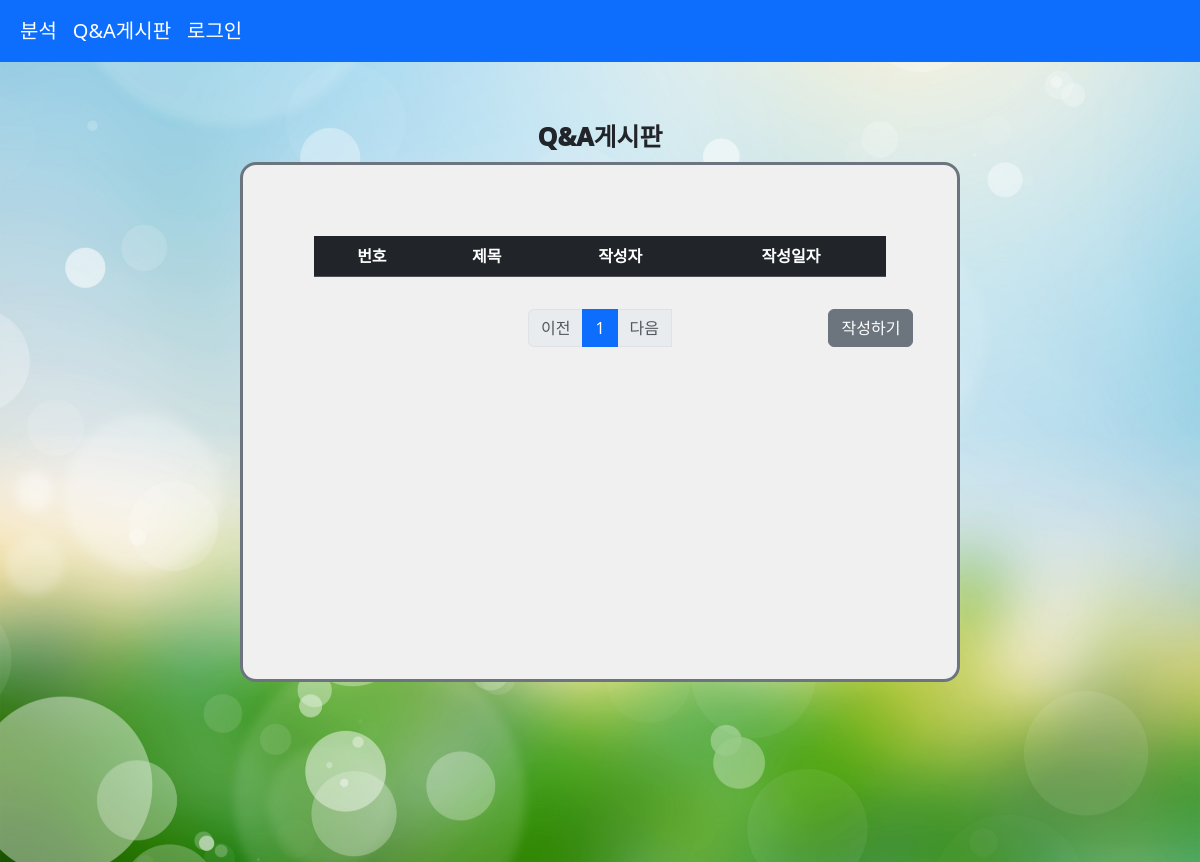
The app's page /board/index/, older data.
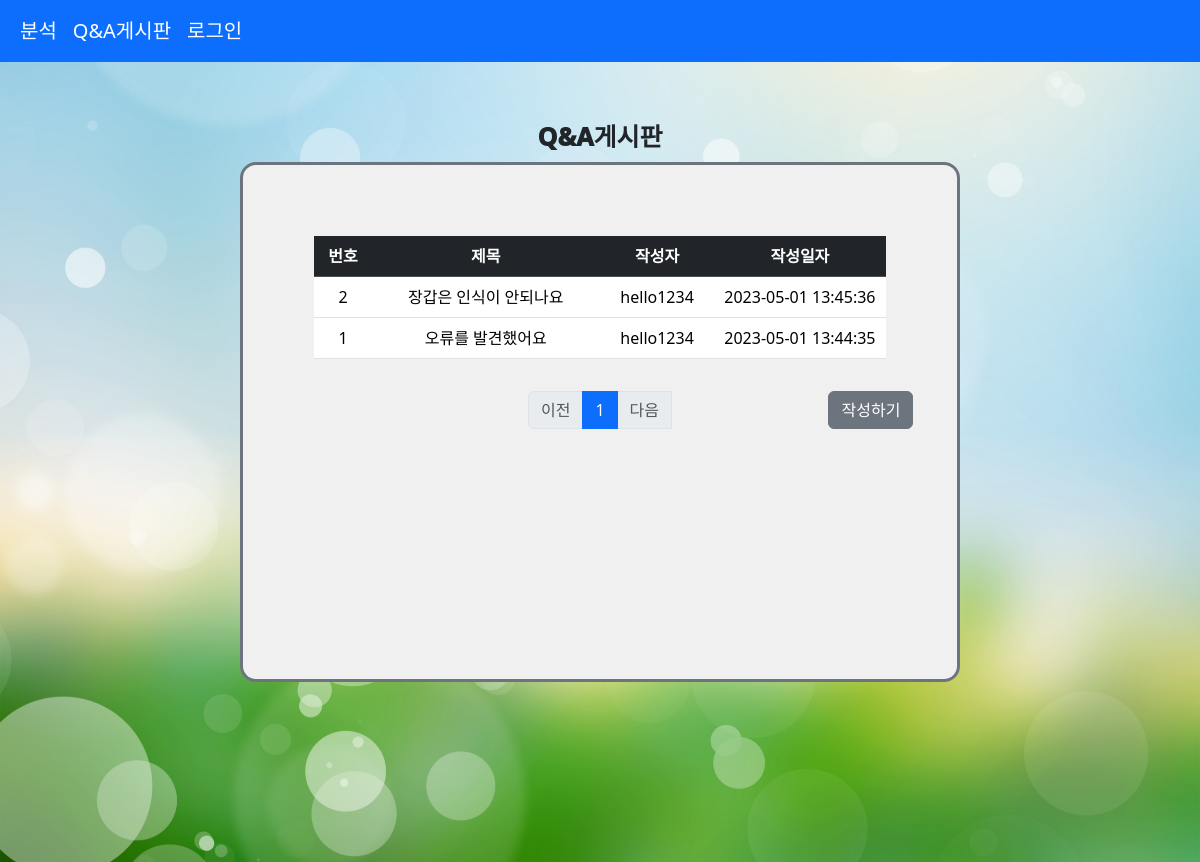
The same page, newer data.
### board/models.py (models this page shows)
class Board(models.Model):
    qna_title = models.CharField(max_length=300,null=False)
    qna_date = models.DateTimeField(auto_now_add=True,null=False)
    user_id = models.CharField(max_length=15,null=False)
    qna_content = models.CharField(max_length=3000,null=False)

### board/views.py (the view)
# urls.py: path('index/', views.index,name='index'),
@require_safe
def index(request):
    board_list = Board.objects.all().order_by('-id') # 게시글 id 내림차순으로 정렬
    page = request.GET.get('page','1') # url주소로부터 게시물 페이징 정보를 받아옴, 호출 없으면 default 1
    paginator = Paginator(board_list,'7') # 7개 게시물 = 1개 페이지로 처리
    context = {
        'page_obj':paginator.page(page) # paging정보를 context로 전달
    }
    return render(request, 'board/index.html', context)

### board/templates/board/index.html (shortened to what this page needs)
{% extends 'base_main.html' %}
{% load static %}
{% block content %}
    <link rel="stylesheet"
          type="text/css"
          href="{% static 'css/board/index.css' %}">
    <div class="index_outer background">
        <p class="index_label">Q&A게시판</p>
        <div class="border border-3 border-secondary rounded-4 index_inner_1">
            <div class="index_inner_2" >
                <table class="table">
                    <thead class="table-dark">
                        <tr>
                            <th>번호</th>
                            <th>제목</th>
                            <th>작성자</th>
                            <th>작성일자</th>
                        </tr>
                    </thead>
                    {% for board in page_obj %}
                        <tbody>
                            <tr style='cursor:pointer; background-color:white;'
                                onmouseover="this.style.background='gray'"
                                onmouseout="this.style.background='white'"
                                onclick="location.href='{% url 'board:detail' board.pk %}'">
                                <td style="width:10%">{{ board.pk }}</td>
                                <td style="width:40%">{{ board.qna_title }}</td>
                                <td style="width:20%">{{ board.user_id }}</td>
                                <td style="width:30%">{{ board.qna_date|date:'Y-m-d H:i:s' }}</td>
                            </tr>
                        </tbody>
                    {% endfor %}
                </table>
                <div id="paging">
                    <ul class="pagination justify-content-center"
                        style="margin-top: 2rem;
                               display:flex">
                        {% if page_obj.has_previous %}
                            <li class="page-item">
                                <a class="page-link" href="?&page={{ page_obj.previous_page_number }}">이전</a>
                            </li>
                        {% else %}
                            <li class="page-item disabled">
                                <a class="page-link" tabindex="-1" aria-disabled="true" href="#">이전</a>
                            </li>
                        {% endif %}
                        {% for page_number in page_obj.paginator.page_range %}
                            {% if page_number == page_obj.number %}
                                <li class="page-item active" aria-current="page">
                                    <a class="page-link" href="?&page={{ page_number }}">{{ page_number }}</a>
                                </li>
                            {% else %}
                                <li class="page-item">
                                    <a class="page-link" href="?&page={{ page_number }}">{{ page_number }}</a>
                                </li>
                            {% endif %}
                        {% endfor %}
                        {% if page_obj.has_next %}
                            <li class="page-item">
                                <a class="page-link" href="?&page={{ page_obj.next_page_number }}">다음</a>
                            </li>
                        {% else %}
                            <li class="page-item disabled">
                                <a class="page-link" tabindex="-1" aria-disabled="true" href="#">다음</a>
                            </li>
                        {% endif %}
                        <button style="position: absolute;
                                       left: 82%"
                                type="button"
                                class="btn btn-secondary"
                                onclick="location.href='{% url 'board:post' %}'">작성하기</button>
                    </ul>
                </div>
            </div>
        </div>
    </div>
{% endblock %}

### templates/base_main.html (shortened to what this page needs)
{% load django_bootstrap5 %}
{% load static %}
<!DOCTYPE html>
<html lang="en">
<head>
    {% bootstrap_css %}
</head>
<body>
    <nav class="navbar navbar-expand-lg bg-primary">
        <div class="container-fluid">
          <div class="collapse navbar-collapse" id="navbarNav">
            <ul class="navbar-nav">
              <li class="nav-item">
                <a class="nav-link main_font_color" aria-current="page" href="{% url 'main:main' %}">분석</a>
              </li>
              <li class="nav-item">
                <a class="nav-link main_font_color" href="{% url 'board:index' %}">Q&A게시판</a>
              </li>
              {% if request.user.is_authenticated %}
              <li class="nav-item">
                <a class="nav-link main_font_color" href="{% url 'accounts:update' %}">마이페이지</a>
              </li>
              <li class="nav-item">
                  <a class="nav-link main_font_color" onclick="javascript:document.form_logout.submit();" href="#">로그아웃</a>
                </form>
              </li>
              {% else %}
              <li class="nav-item">
                <a class="nav-link main_font_color" onclick="location.href='{% url 'accounts:login' %}'">로그인</a>
              </li>
              {% endif %}
            </ul>
          </div>
        </div>
      </nav>
    {% block content %}
    {% endblock content %}
</body>
</html>

### static/css/board/index.css (style rules this page uses)
html,body { height:100% }
.index_label { text-align: center; font-size: 25px; font-weight: 1000; position: absolute; left: 50%; top: 7%; transform: translate(-50%); }
.index_outer { width : 100%; height: 100%; position: relative; }
.index_inner_1 { text-align: center; position: absolute; width: 60%; height: 65%; top: 45%; left: 50%; transform: translate(-50%, -50%); background-color: rgb(240, 240, 240); }
.index_inner_2 { margin-top: 10%; margin-left: auto; margin-right: auto; width: 80%; height: 100%; }
.main_font_color { color: white; font-size: 20px; }

Row changes from the older to the newer data that the page shows:
added Board: pk "2", qna_title "장갑은 인식이 안되나요", user_id "hello1234", qna_date "2023-05-01 13:45:36"
added Board: pk "1", qna_title "오류를 발견했어요", user_id "hello1234", qna_date "2023-05-01 13:44:35"
